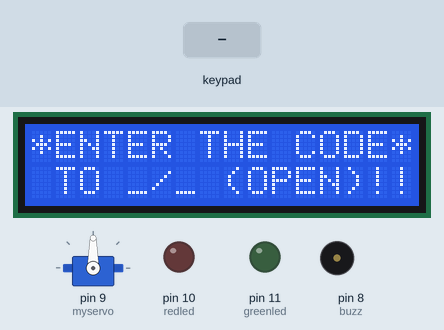
Recording of a sketch running on a simulated Arduino Uno, built with avr-gcc and run on an emulated ATmega328P. Shown: servo, 16×2 character LCD, output pins drawn as LEDs (lit = HIGH), buzzer (waves = sounding, pin HIGH). The inputs (shaded band) are chosen by the test bench. What the sketch prints to the serial monitor is not drawn.

Above: at 1.2 s.
1.3 s: keypad keys A B C D pressed 0.4 s apart
At 2.3 s:
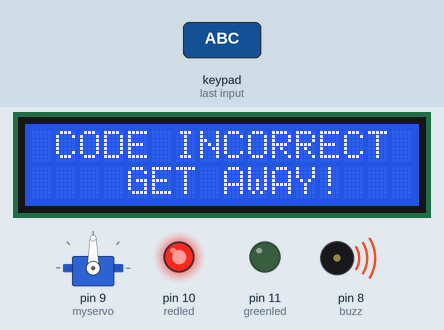
11.9 s: key '1' pressed
14.9 s: key '*' pressed
17.9 s: key '#' pressed
At 23.3 s:
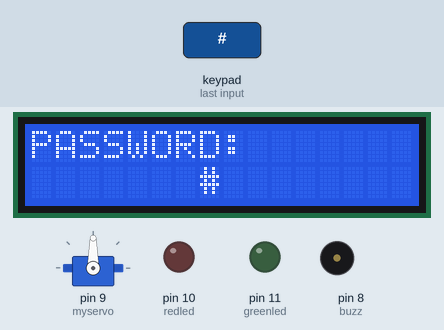
23.9 s: keypad keys 7 8 9 C pressed 0.4 s apart
At 29.9 s:
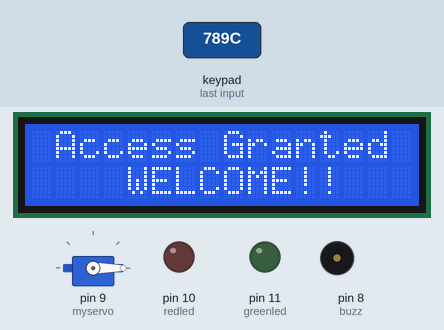
Timing chart, 0 to 34.8 s (numbered marks = the images above; inputs shaded):
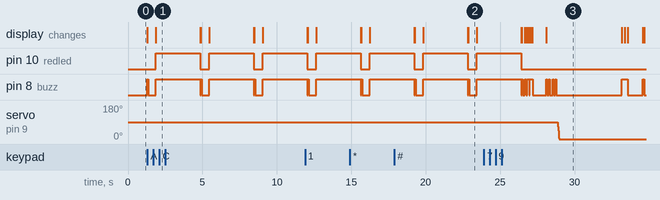

The sketch:

lcdkeypad.ino
```cpp
#include <Keypad.h>
#include <LiquidCrystal.h>
#include <Servo.h>
Servo myservo;
int pos=0; // LCD Connections
LiquidCrystal lcd(A0,A1,A2,A3,A4,A5);
const byte rows=4;
const byte cols=4;

char key[rows][cols]=
{
  {'1', '2', '3', 'A'},
  {'4', '5', '6', 'B'},
  {'7', '8', '9', 'C'},       //character combination solved
  {'*', '0', '#', 'D'}
};
byte rowPins[rows]={0,1,2,3};
byte colPins[cols]={4,5,6,7};
Keypad keypad= Keypad(makeKeymap(key),rowPins,colPins,rows,cols);
const String password = "789C";
const String password1 = "ABCD";

int currentposition=0;
int redled=10;
int greenled=11;
int buzz=8;
int invalidcount=12;


void setup()
{

displayscreen();
Serial.begin(9600);
pinMode(redled, OUTPUT);
pinMode(greenled, OUTPUT);
pinMode(buzz, OUTPUT);
myservo.attach(9); //SERVO ATTACHED//

lcd.begin(16,2);

}

void loop()
{
if( currentposition==0)
{
displayscreen();

}
int l ;
char code=keypad.getKey();
if(code!=NO_KEY)
{
lcd.clear();
lcd.setCursor(0,0);
lcd.print("PASSWORD:");
lcd.setCursor(7,1);
lcd.print(" ");
lcd.setCursor(7,1);
for(l=0;l<=currentposition;++l)
{

lcd.print(code);
keypress();
}

if (code==password[currentposition])
{
++currentposition;
if(currentposition==4)
{

unlockdoor();
currentposition=0;

}

}

else
{
++invalidcount;
incorrect();
currentposition=0;

}


}
// LOOP ENDS!!!//
}

//********OPEN THE DOOR FUNCTION!!!!***********//

void unlockdoor()
{
delay(900);

lcd.setCursor(0,0);
lcd.println(" ");
lcd.setCursor(1,0);
lcd.print("Access Granted");
lcd.setCursor(4,1);
lcd.println("WELCOME!!");
lcd.setCursor(15,1);
lcd.println(" ");
lcd.setCursor(16,1);
lcd.println(" ");
lcd.setCursor(14,1);
lcd.println(" ");
lcd.setCursor(13,1);
lcd.println(" ");
unlockbuzz();

for(pos = 90; pos>=0; pos-=5) // goes from 180 degrees to 0 degrees
{
myservo.write(pos); // tell servo to go to position in variable 'pos'
delay(5); // waits 15ms for the servo to reach the position
}
delay(2000);


delay(1000);
counterbeep();

delay(1000);

for(pos = 0; pos <= 90; pos +=5) // goes from 0 degrees to 180 degrees
{ // in steps of 1 degree
myservo.write(pos); // tell servo to go to position in variable 'pos'
delay(15);


currentposition=0;

lcd.clear();
displayscreen();

}
}

//************WRONG CODE FUNCTION********//

void incorrect()
{
delay(500);
lcd.clear();
lcd.setCursor(1,0);
lcd.print("CODE");
lcd.setCursor(6,0);
lcd.print("INCORRECT");
lcd.setCursor(15,1);
lcd.println(" ");
lcd.setCursor(4,1);
lcd.println("GET AWAY!!!");

lcd.setCursor(13,1);
lcd.println(" ");
Serial.println("CODE INCORRECT YOU ARE UNAUTHORIZED");
digitalWrite(redled, HIGH);
digitalWrite(buzz, HIGH);
delay(3000);
lcd.clear();
digitalWrite(redled, LOW);
digitalWrite(buzz,LOW);
displayscreen();
}
//************** CLEAR THE SCREEN!!!*************//
void clearscreen()
{
lcd.setCursor(0,0);
lcd.println(" ");
lcd.setCursor(0,1);
lcd.println(" ");
lcd.setCursor(0,2);
lcd.println(" ");
lcd.setCursor(0,3);
lcd.println(" ");
}
//**************KEYPRESS********************//
void keypress()
{


digitalWrite(buzz, HIGH);
delay(50);
digitalWrite(buzz, LOW);
}
//********DISPALAY FUNCTION!!!*************//
void displayscreen()
{

lcd.setCursor(0,0);
lcd.println("*ENTER THE CODE*");
lcd.setCursor(1 ,1);

lcd.println("TO _/_ (OPEN)!!");
}
//*************** ARM SERVO***********//
void armservo()
{

for (pos=90;pos<=90;pos+=50)
{
myservo.write(pos);
delay(5);
}
delay(5000);

for(pos=90;pos>=0;pos-=50)
{
myservo.write(pos);
}

}
//**********UNLOCK BUZZ*************//
void unlockbuzz()
{

digitalWrite(buzz, HIGH);
delay(80);
digitalWrite(buzz, LOW);
delay(80);
digitalWrite(buzz, HIGH);
delay(80);
digitalWrite(buzz, LOW);
delay(200);
digitalWrite(buzz, HIGH);
delay(80);
digitalWrite(buzz, LOW);
delay(80);
digitalWrite(buzz, HIGH);
delay(80);
digitalWrite(buzz, LOW);
delay(80);
}

//**********COUNTER BEEP**********//
void counterbeep()
{
delay(1200);


lcd.clear();
digitalWrite(buzz, HIGH);

lcd.setCursor(2,15);
lcd.println(" ");
lcd.setCursor(2,14);
lcd.println(" ");
lcd.setCursor(2,0);
delay(200);
lcd.println("GET IN WITHIN:::");

lcd.setCursor(4,1);
lcd.print("5");
delay(200);
lcd.clear();
lcd.setCursor(2,0);
lcd.println("GET IN WITHIN:");
digitalWrite(buzz,LOW);
delay(1000);
//2
digitalWrite(buzz, HIGH);
lcd.setCursor(2,0);
lcd.println("GET IN WITHIN:");
lcd.setCursor(4,1); //2
lcd.print("4");
delay(100);
lcd.clear();
lcd.setCursor(2,0);
lcd.println("GET IN WITHIN:");
digitalWrite(buzz,LOW);
delay(1000);
//3
digitalWrite(buzz, HIGH);
lcd.setCursor(2,0);
lcd.println("GET IN WITHIN:");
lcd.setCursor(4,1); //3
lcd.print("3");
delay(100);
lcd.clear();
lcd.setCursor(2,0);
lcd.println("GET IN WITHIN:");
digitalWrite(buzz,LOW);
delay(1000);
//4
digitalWrite(buzz, HIGH);
lcd.setCursor(2,0);
lcd.println("GET IN WITHIN:");
lcd.setCursor(4,1); //4
lcd.print("2");
delay(100);
lcd.clear();
lcd.setCursor(2,0);
lcd.println("GET IN WITHIN:");
digitalWrite(buzz,LOW);
delay(1000);
//
digitalWrite(buzz, HIGH);
lcd.setCursor(4,1);
lcd.print("1");
delay(100);
lcd.clear();
lcd.setCursor(2,0);
lcd.println("GET IN WITHIN::");
digitalWrite(buzz,LOW);
delay(1000);
//5
digitalWrite(buzz, HIGH);
delay(40);
digitalWrite(buzz,LOW);
delay(40);
digitalWrite(buzz, HIGH);
delay(40);
digitalWrite(buzz,LOW);
delay(40);
digitalWrite(buzz, HIGH);
delay(40);
digitalWrite(buzz,LOW);
delay(40);
digitalWrite(buzz, HIGH);
delay(40);
digitalWrite(buzz,LOW);
lcd.clear();
lcd.setCursor(2,0);
lcd.print("RE-LOCKING");
delay(3000);
lcd.setCursor(12,0);
lcd.print(".");
delay(500);
lcd.setCursor(13,0);
lcd.print(".");
delay(500);
lcd.setCursor(14,0);
lcd.print(".");
delay(400);
lcd.clear();
lcd.setCursor(4,0);
lcd.print("LOCKED!");
delay(400);
}
```

Measured:
- after the input at 1.3 s, pin 10 (redled): alternates HIGH for 3.0 s and LOW for 0.59 s, starting after 0.56 s; pin 8 (buzz): LOW → HIGH at once, then repeats every 3.6 s: LOW 0.51 s, HIGH 3.0 s, LOW 0.03 s, HIGH 0.05 s; the display: first changes at once (image 1 shows a later state)
- after the input at 17.9 s, the display: first differs from a run without the input after 5.0 s (image 2)
- after the input at 23.9 s, servo on pin 9 (myservo): 90° → 0° after 5.0 s; the display: first differs from a run without the input after 2.6 s (image 3 shows a later state)
- what the display in image 2 shows lasts 0.5 s, from 22.9 s to 23.4 s
